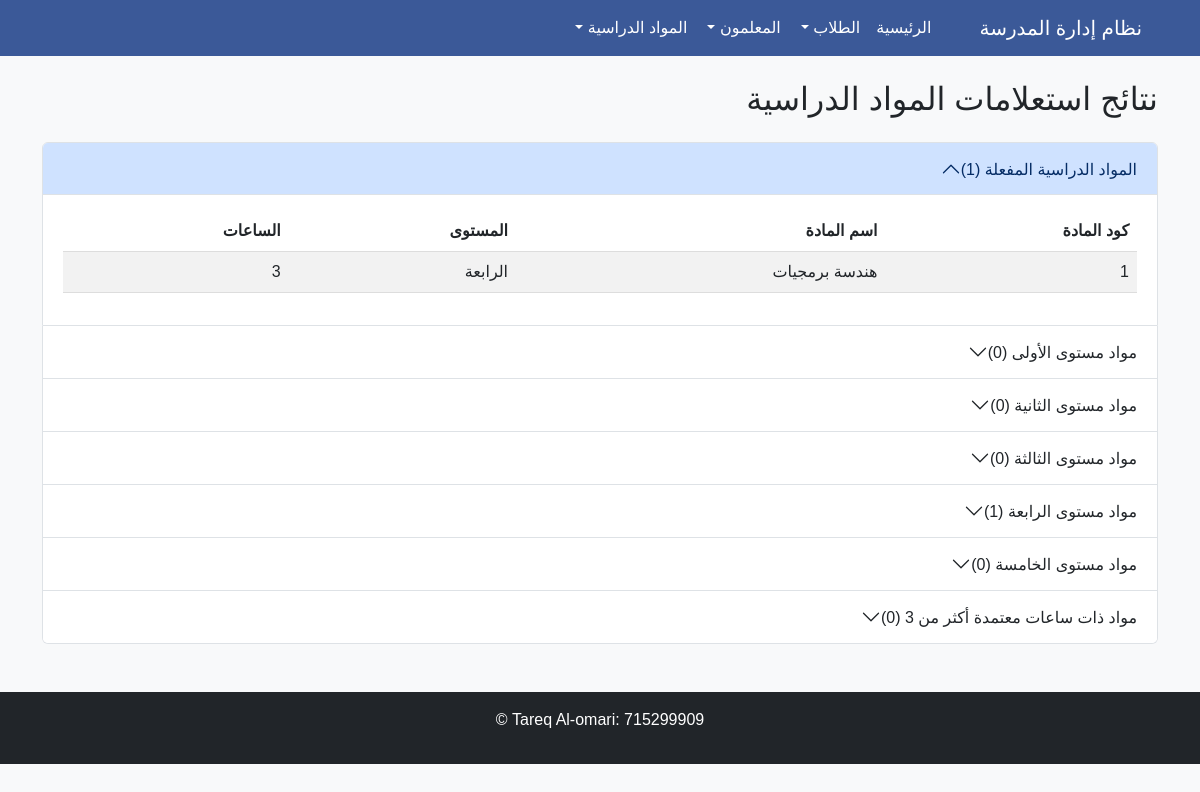
/courses/queries/, run on the app's committed database.
### courses/models.py (models this page shows, shortened)
class Course(models.Model):
    LEVEL_CHOICES = [
        ('1', 'الأولى'),
        ('2', 'الثانية'),
        ('3', 'الثالثة'),
        ('4', 'الرابعة'),
        ('5', 'الخامسة'),
    ]
    name = models.CharField(max_length=100, verbose_name="اسم المادة")
    code = models.CharField(max_length=10, unique=True, verbose_name="كود المادة")
    level = models.CharField(max_length=1, choices=LEVEL_CHOICES, verbose_name="المستوى")
    credit_hours = models.IntegerField(verbose_name="عدد الساعات المعتمدة")
    description = models.TextField(blank=True, null=True, verbose_name="وصف المادة")
    is_active = models.BooleanField(default=True, verbose_name="مفعلة")
    created_at = models.DateTimeField(auto_now_add=True, verbose_name="تاريخ الإنشاء")
    updated_at = models.DateTimeField(auto_now=True, verbose_name="تاريخ التحديث")
    class Meta:
        verbose_name = "مادة دراسية"
        verbose_name_plural = "المواد الدراسية"
        ordering = ['level', 'name']

### courses/views.py (the view)
# urls.py: path('queries/', views.course_queries, name='course_queries'),
def course_queries(request):
    active_courses = Course.objects.filter(is_active=True)
    level_courses = {}
    for level_code, level_name in Course.LEVEL_CHOICES:
        level_courses[level_name] = Course.objects.filter(level=level_code, is_active=True)
    high_credit_courses = Course.objects.filter(credit_hours__gt=3)
    return render(request, 'courses/course_queries.html', {
        'active_courses': active_courses,
        'level_courses': level_courses,
        'high_credit_courses': high_credit_courses,
    })

### templates/courses/course_queries.html (shortened to what this page needs)
{% extends 'base.html' %}
{% block content %}
<h2 class="mb-4">نتائج استعلامات المواد الدراسية</h2>
<div class="accordion" id="coursesQueriesAccordion">
    <div class="accordion-item">
        <h2 class="accordion-header">
            <button class="accordion-button" type="button" data-bs-toggle="collapse" data-bs-target="#collapseActive">
                المواد الدراسية المفعلة ({{ active_courses.count }})
            </button>
        </h2>
        <div id="collapseActive" class="accordion-collapse collapse show" data-bs-parent="#coursesQueriesAccordion">
            <div class="accordion-body">
                {% if active_courses %}
                <table class="table table-striped">
                    <thead>
                        <tr>
                            <th>كود المادة</th>
                            <th>اسم المادة</th>
                            <th>المستوى</th>
                            <th>الساعات</th>
                        </tr>
                    </thead>
                    <tbody>
                        {% for course in active_courses %}
                        <tr>
                            <td>{{ course.code }}</td>
                            <td>{{ course.name }}</td>
                            <td>{{ course.get_level_display }}</td>
                            <td>{{ course.credit_hours }}</td>
                        </tr>
                        {% endfor %}
                    </tbody>
                </table>
                {% else %}
                <p class="text-center">لا توجد مواد دراسية مفعلة</p>
                {% endif %}
            </div>
        </div>
    </div>
    {% for level_name, courses in level_courses.items %}
    <div class="accordion-item">
        <h2 class="accordion-header">
            <button class="accordion-button collapsed" type="button" data-bs-toggle="collapse" data-bs-target="#collapse{{ forloop.counter }}">
                مواد مستوى {{ level_name }} ({{ courses.count }})
            </button>
        </h2>
    </div>
    {% endfor %}
    <div class="accordion-item">
        <h2 class="accordion-header">
            <button class="accordion-button collapsed" type="button" data-bs-toggle="collapse" data-bs-target="#collapseHighCredit">
                مواد ذات ساعات معتمدة أكثر من 3 ({{ high_credit_courses.count }})
            </button>
        </h2>
    </div>
</div>
{% endblock %}

### templates/base.html (style rules this page uses)
body { font-family: 'Arial', sans-serif; background-color: #f8f9fa; }
table { width: 100%; border-collapse: collapse; }
th, td { padding: 12px; text-align: right; border-bottom: 1px solid #ddd; }
th { background-color: #4a69bd; color: white; }

### data on the page
Course: code "1", name "هندسة برمجيات", level "الرابعة", credit_hours "3"

### other printed values
{{ active_courses.count }} "1"
{{ level_name }} "الأولى" "الثانية" "الثالثة" "الرابعة" "الخامسة"
{{ courses.count }} "0" "0" "0" "1" "0"
{{ high_credit_courses.count }} "0"
